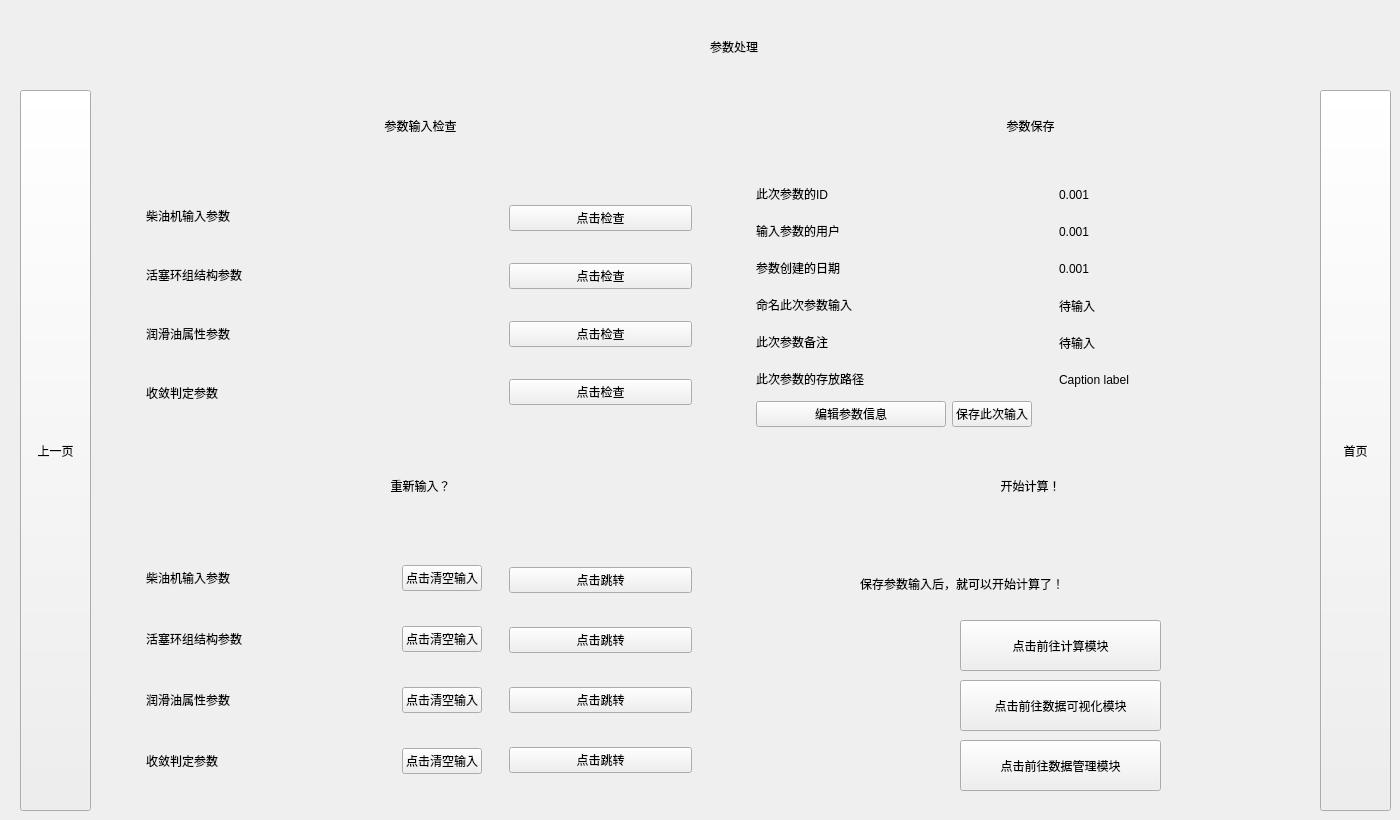
   <widget class="QWidget" name="page_2">
    <widget class="CardWidget" name="CardWidget_213">
     <property name="geometry">
      <rect>
       <x>20</x>
       <y>10</y>
       <width>1371</width>
       <height>73</height>
      </rect>
     </property>
     <property name="minimumSize">
      <size>
       <width>1361</width>
       <height>71</height>
      </size>
     </property>
     <layout class="QHBoxLayout" name="horizontalLayout_28">
      <item>
       <widget class="IconWidget" name="IconWidget_849">
        <property name="sizePolicy">
         <sizepolicy hsizetype="Fixed" vsizetype="Fixed">
          <horstretch>0</horstretch>
          <verstretch>0</verstretch>
         </sizepolicy>
        </property>
        <property name="minimumSize">
         <size>
          <width>51</width>
          <height>51</height>
         </size>
        </property>
        <property name="maximumSize">
         <size>
          <width>51</width>
          <height>51</height>
         </size>
        </property>
       </widget>
      </item>
      <item>
       <widget class="TitleLabel" name="TitleLabel_107">
        <property name="text">
         <string>参数处理</string>
        </property>
        <property name="alignment">
         <set>Qt::AlignCenter</set>
        </property>
       </widget>
      </item>
     </layout>
    </widget>
    <widget class="PrimaryPushButton" name="PrimaryPushButton_129">
     <property name="geometry">
      <rect>
       <x>20</x>
       <y>90</y>
       <width>71</width>
       <height>721</height>
      </rect>
     </property>
     <property name="text">
      <string>上一页</string>
     </property>
    </widget>
    <widget class="CardWidget" name="CardWidget_214">
     <property name="geometry">
      <rect>
       <x>100</x>
       <y>90</y>
       <width>601</width>
       <height>71</height>
      </rect>
     </property>
     <widget class="IconWidget" name="IconWidget_832">
      <property name="geometry">
       <rect>
        <x>60</x>
        <y>10</y>
        <width>51</width>
        <height>51</height>
       </rect>
      </property>
     </widget>
     <widget class="TitleLabel" name="TitleLabel_108">
      <property name="geometry">
       <rect>
        <x>130</x>
        <y>10</y>
        <width>381</width>
        <height>51</height>
       </rect>
      </property>
      <property name="text">
       <string>参数输入检查</string>
      </property>
      <property name="alignment">
       <set>Qt::AlignCenter</set>
      </property>
     </widget>
    </widget>
    <widget class="CardWidget" name="CardWidget_215">
     <property name="geometry">
      <rect>
       <x>100</x>
       <y>170</y>
       <width>391</width>
       <height>271</height>
      </rect>
     </property>
     <property name="minimumSize">
      <size>
       <width>0</width>
       <height>0</height>
      </size>
     </property>
     <layout class="QGridLayout" name="gridLayout_155">
      <item row="1" column="0">
       <widget class="IconWidget" name="IconWidget_834">
        <property name="minimumSize">
         <size>
          <width>31</width>
          <height>31</height>
         </size>
        </property>
        <property name="maximumSize">
         <size>
          <width>31</width>
          <height>31</height>
         </size>
        </property>
       </widget>
      </item>
      <item row="2" column="1">
       <widget class="SubtitleLabel" name="SubtitleLabel_1013">
        <property name="minimumSize">
         <size>
          <width>300</width>
          <height>28</height>
         </size>
        </property>
        <property name="maximumSize">
         <size>
          <width>451</width>
          <height>28</height>
         </size>
        </property>
        <property name="text">
         <string>润滑油属性参数</string>
        </property>
       </widget>
      </item>
      <item row="2" column="0">
       <widget class="IconWidget" name="IconWidget_852">
        <property name="minimumSize">
         <size>
          <width>31</width>
          <height>31</height>
         </size>
        </property>
        <property name="maximumSize">
         <size>
          <width>31</width>
          <height>31</height>
         </size>
        </property>
       </widget>
      </item>
      <item row="1" column="1">
       <widget class="SubtitleLabel" name="SubtitleLabel_1012">
        <property name="minimumSize">
         <size>
          <width>300</width>
          <height>28</height>
         </size>
        </property>
        <property name="maximumSize">
         <size>
          <width>451</width>
          <height>28</height>
         </size>
        </property>
        <property name="text">
         <string>活塞环组结构参数</string>
        </property>
       </widget>
      </item>
      <item row="0" column="0">
       <widget class="IconWidget" name="IconWidget_850">
        <property name="minimumSize">
         <size>
          <width>31</width>
          <height>31</height>
         </size>
        </property>
        <property name="maximumSize">
         <size>
          <width>31</width>
          <height>31</height>
         </size>
        </property>
       </widget>
      </item>
      <item row="3" column="0">
       <widget class="IconWidget" name="IconWidget_853">
        <property name="minimumSize">
         <size>
          <width>31</width>
          <height>31</height>
         </size>
        </property>
        <property name="maximumSize">
         <size>
          <width>31</width>
          <height>31</height>
         </size>
        </property>
       </widget>
      </item>
      <item row="3" column="1">
       <widget class="SubtitleLabel" name="SubtitleLabel_1025">
        <property name="minimumSize">
         <size>
          <width>300</width>
          <height>28</height>
         </size>
        </property>
        <property name="maximumSize">
         <size>
          <width>451</width>
          <height>28</height>
         </size>
        </property>
        <property name="text">
         <string>收敛判定参数</string>
        </property>
       </widget>
      </item>
      <item row="0" column="1">
       <widget class="SubtitleLabel" name="SubtitleLabel_1009">
        <property name="minimumSize">
         <size>
          <width>300</width>
          <height>28</height>
         </size>
        </property>
        <property name="maximumSize">
         <size>
          <width>451</width>
          <height>28</height>
         </size>
        </property>
        <property name="text">
         <string>柴油机输入参数</string>
        </property>
       </widget>
      </item>
     </layout>
    </widget>
    <widget class="CardWidget" name="CardWidget_216">
     <property name="geometry">
      <rect>
       <x>500</x>
       <y>170</y>
       <width>201</width>
       <height>271</height>
      </rect>
     </property>
     <property name="minimumSize">
      <size>
       <width>0</width>
       <height>0</height>
      </size>
     </property>
     <layout class="QGridLayout" name="gridLayout_154">
      <item row="2" column="0">
       <widget class="PrimaryPushButton" name="PrimaryPushButton_3">
        <property name="text">
         <string>点击检查</string>
        </property>
       </widget>
      </item>
      <item row="1" column="0">
       <widget class="PrimaryPushButton" name="PrimaryPushButton_2">
        <property name="text">
         <string>点击检查</string>
        </property>
       </widget>
      </item>
      <item row="0" column="0">
       <widget class="PrimaryPushButton" name="PrimaryPushButton">
        <property name="text">
         <string>点击检查</string>
        </property>
       </widget>
      </item>
      <item row="3" column="0">
       <widget class="PrimaryPushButton" name="PrimaryPushButton_4">
        <property name="text">
         <string>点击检查</string>
        </property>
       </widget>
      </item>
     </layout>
    </widget>
    <widget class="CardWidget" name="CardWidget_217">
     <property name="geometry">
      <rect>
       <x>100</x>
       <y>450</y>
       <width>601</width>
       <height>71</height>
      </rect>
     </property>
     <widget class="IconWidget" name="IconWidget_833">
      <property name="geometry">
       <rect>
        <x>60</x>
        <y>10</y>
        <width>51</width>
        <height>51</height>
       </rect>
      </property>
     </widget>
     <widget class="TitleLabel" name="TitleLabel_109">
      <property name="geometry">
       <rect>
        <x>130</x>
        <y>10</y>
        <width>381</width>
        <height>51</height>
       </rect>
      </property>
      <property name="text">
       <string>重新输入？</string>
      </property>
      <property name="alignment">
       <set>Qt::AlignCenter</set>
      </property>
     </widget>
    </widget>
    <widget class="CardWidget" name="CardWidget_218">
     <property name="geometry">
      <rect>
       <x>100</x>
       <y>530</y>
       <width>391</width>
       <height>281</height>
      </rect>
     </property>
     <property name="minimumSize">
      <size>
       <width>0</width>
       <height>0</height>
      </size>
     </property>
     <layout class="QGridLayout" name="gridLayout_156">
      <item row="0" column="1">
       <widget class="SubtitleLabel" name="SubtitleLabel_1010">
        <property name="minimumSize">
         <size>
          <width>300</width>
          <height>28</height>
         </size>
        </property>
        <property name="maximumSize">
         <size>
          <width>451</width>
          <height>28</height>
         </size>
        </property>
        <property name="text">
         <string>柴油机输入参数</string>
        </property>
       </widget>
      </item>
      <item row="1" column="1">
       <widget class="SubtitleLabel" name="SubtitleLabel_1029">
        <property name="minimumSize">
         <size>
          <width>300</width>
          <height>28</height>
         </size>
        </property>
        <property name="maximumSize">
         <size>
          <width>451</width>
          <height>28</height>
         </size>
        </property>
        <property name="text">
         <string>活塞环组结构参数</string>
        </property>
       </widget>
      </item>
      <item row="0" column="0">
       <widget class="IconWidget" name="IconWidget_855">
        <property name="minimumSize">
         <size>
          <width>31</width>
          <height>31</height>
         </size>
        </property>
        <property name="maximumSize">
         <size>
          <width>31</width>
          <height>31</height>
         </size>
        </property>
       </widget>
      </item>
      <item row="3" column="0">
       <widget class="IconWidget" name="IconWidget_856">
        <property name="minimumSize">
         <size>
          <width>31</width>
          <height>31</height>
         </size>
        </property>
        <property name="maximumSize">
         <size>
          <width>31</width>
          <height>31</height>
         </size>
        </property>
       </widget>
      </item>
      <item row="2" column="0">
       <widget class="IconWidget" name="IconWidget_854">
        <property name="minimumSize">
         <size>
          <width>31</width>
          <height>31</height>
         </size>
        </property>
        <property name="maximumSize">
         <size>
          <width>31</width>
          <height>31</height>
         </size>
        </property>
       </widget>
      </item>
      <item row="1" column="0">
       <widget class="IconWidget" name="IconWidget_851">
        <property name="minimumSize">
         <size>
          <width>31</width>
          <height>31</height>
         </size>
        </property>
        <property name="maximumSize">
         <size>
          <width>31</width>
          <height>31</height>
         </size>
        </property>
       </widget>
      </item>
      <item row="2" column="1">
       <widget class="SubtitleLabel" name="SubtitleLabel_1028">
        <property name="minimumSize">
         <size>
          <width>300</width>
          <height>28</height>
         </size>
        </property>
        <property name="maximumSize">
         <size>
          <width>451</width>
          <height>28</height>
         </size>
        </property>
        <property name="text">
         <string>润滑油属性参数</string>
        </property>
       </widget>
      </item>
      <item row="3" column="1">
       <widget class="SubtitleLabel" name="SubtitleLabel_1030">
        <property name="minimumSize">
         <size>
          <width>300</width>
          <height>28</height>
         </size>
        </property>
        <property name="maximumSize">
         <size>
          <width>451</width>
          <height>28</height>
         </size>
        </property>
        <property name="text">
         <string>收敛判定参数</string>
        </property>
       </widget>
      </item>
      <item row="0" column="2">
       <widget class="PrimaryPushButton" name="PrimaryPushButton_9">
        <property name="text">
         <string>点击清空输入</string>
        </property>
       </widget>
      </item>
      <item row="1" column="2">
       <widget class="PrimaryPushButton" name="PrimaryPushButton_10">
        <property name="text">
         <string>点击清空输入</string>
        </property>
       </widget>
      </item>
      <item row="2" column="2">
       <widget class="PrimaryPushButton" name="PrimaryPushButton_11">
        <property name="text">
         <string>点击清空输入</string>
        </property>
       </widget>
      </item>
      <item row="3" column="2">
       <widget class="PrimaryPushButton" name="PrimaryPushButton_12">
        <property name="text">
         <string>点击清空输入</string>
        </property>
       </widget>
      </item>
     </layout>
    </widget>
    <widget class="CardWidget" name="CardWidget_219">
     <property name="geometry">
      <rect>
       <x>500</x>
       <y>530</y>
       <width>201</width>
       <height>281</height>
      </rect>
     </property>
     <property name="minimumSize">
      <size>
       <width>0</width>
       <height>0</height>
      </size>
     </property>
     <layout class="QGridLayout" name="gridLayout_157">
      <item row="5" column="0">
       <widget class="PrimaryPushButton" name="PrimaryPushButton_8">
        <property name="text">
         <string>点击跳转</string>
        </property>
       </widget>
      </item>
      <item row="1" column="0">
       <widget class="PrimaryPushButton" name="PrimaryPushButton_6">
        <property name="text">
         <string>点击跳转</string>
        </property>
       </widget>
      </item>
      <item row="2" column="0">
       <widget class="PrimaryPushButton" name="PrimaryPushButton_7">
        <property name="text">
         <string>点击跳转</string>
        </property>
       </widget>
      </item>
      <item row="0" column="0">
       <widget class="PrimaryPushButton" name="PrimaryPushButton_5">
        <property name="text">
         <string>点击跳转</string>
        </property>
       </widget>
      </item>
     </layout>
    </widget>
    <widget class="CardWidget" name="CardWidget_220">
     <property name="geometry">
      <rect>
       <x>710</x>
       <y>90</y>
       <width>601</width>
       <height>71</height>
      </rect>
     </property>
     <widget class="IconWidget" name="IconWidget_858">
      <property name="geometry">
       <rect>
        <x>60</x>
        <y>10</y>
        <width>51</width>
        <height>51</height>
       </rect>
      </property>
     </widget>
     <widget class="TitleLabel" name="TitleLabel_111">
      <property name="geometry">
       <rect>
        <x>130</x>
        <y>10</y>
        <width>381</width>
        <height>51</height>
       </rect>
      </property>
      <property name="text">
       <string>参数保存</string>
      </property>
      <property name="alignment">
       <set>Qt::AlignCenter</set>
      </property>
     </widget>
    </widget>
    <widget class="CardWidget" name="CardWidget_222">
     <property name="geometry">
      <rect>
       <x>710</x>
       <y>450</y>
       <width>601</width>
       <height>71</height>
      </rect>
     </property>
     <widget class="IconWidget" name="IconWidget_860">
      <property name="geometry">
       <rect>
        <x>60</x>
        <y>10</y>
        <width>51</width>
        <height>51</height>
       </rect>
      </property>
     </widget>
     <widget class="TitleLabel" name="TitleLabel_113">
      <property name="geometry">
       <rect>
        <x>130</x>
        <y>10</y>
        <width>381</width>
        <height>51</height>
       </rect>
      </property>
      <property name="text">
       <string>开始计算！</string>
      </property>
      <property name="alignment">
       <set>Qt::AlignCenter</set>
      </property>
     </widget>
    </widget>
    <widget class="CardWidget" name="CardWidget_223">
     <property name="geometry">
      <rect>
       <x>710</x>
       <y>170</y>
       <width>331</width>
       <height>271</height>
      </rect>
     </property>
     <property name="minimumSize">
      <size>
       <width>0</width>
       <height>0</height>
      </size>
     </property>
     <layout class="QGridLayout" name="gridLayout_158">
      <item row="0" column="1">
       <widget class="SubtitleLabel" name="SubtitleLabel_1034">
        <property name="minimumSize">
         <size>
          <width>300</width>
          <height>28</height>
         </size>
        </property>
        <property name="maximumSize">
         <size>
          <width>451</width>
          <height>28</height>
         </size>
        </property>
        <property name="text">
         <string>此次参数的ID</string>
        </property>
       </widget>
      </item>
      <item row="4" column="0">
       <widget class="IconWidget" name="IconWidget_868">
        <property name="minimumSize">
         <size>
          <width>31</width>
          <height>31</height>
         </size>
        </property>
        <property name="maximumSize">
         <size>
          <width>31</width>
          <height>31</height>
         </size>
        </property>
       </widget>
      </item>
      <item row="1" column="0">
       <widget class="IconWidget" name="IconWidget_861">
        <property name="minimumSize">
         <size>
          <width>31</width>
          <height>31</height>
         </size>
        </property>
        <property name="maximumSize">
         <size>
          <width>31</width>
          <height>31</height>
         </size>
        </property>
       </widget>
      </item>
      <item row="6" column="3">
       <widget class="PrimaryPushButton" name="PrimaryPushButton_13">
        <property name="text">
         <string>保存此次输入</string>
        </property>
        <property name="hasIcon" stdset="0">
         <bool>true</bool>
        </property>
       </widget>
      </item>
      <item row="6" column="1">
       <widget class="PrimaryPushButton" name="PrimaryPushButton_14">
        <property name="text">
         <string>编辑参数信息</string>
        </property>
        <property name="hasIcon" stdset="0">
         <bool>true</bool>
        </property>
       </widget>
      </item>
      <item row="3" column="1">
       <widget class="SubtitleLabel" name="SubtitleLabel_1045">
        <property name="minimumSize">
         <size>
          <width>300</width>
          <height>28</height>
         </size>
        </property>
        <property name="maximumSize">
         <size>
          <width>451</width>
          <height>28</height>
         </size>
        </property>
        <property name="text">
         <string>命名此次参数输入</string>
        </property>
       </widget>
      </item>
      <item row="1" column="1">
       <widget class="SubtitleLabel" name="SubtitleLabel_1032">
        <property name="minimumSize">
         <size>
          <width>300</width>
          <height>28</height>
         </size>
        </property>
        <property name="maximumSize">
         <size>
          <width>451</width>
          <height>28</height>
         </size>
        </property>
        <property name="text">
         <string>输入参数的用户</string>
        </property>
       </widget>
      </item>
      <item row="3" column="0">
       <widget class="IconWidget" name="IconWidget_867">
        <property name="minimumSize">
         <size>
          <width>31</width>
          <height>31</height>
         </size>
        </property>
        <property name="maximumSize">
         <size>
          <width>31</width>
          <height>31</height>
         </size>
        </property>
       </widget>
      </item>
      <item row="2" column="1">
       <widget class="SubtitleLabel" name="SubtitleLabel_1031">
        <property name="minimumSize">
         <size>
          <width>300</width>
          <height>28</height>
         </size>
        </property>
        <property name="maximumSize">
         <size>
          <width>451</width>
          <height>28</height>
         </size>
        </property>
        <property name="text">
         <string>参数创建的日期</string>
        </property>
       </widget>
      </item>
      <item row="0" column="0">
       <widget class="IconWidget" name="IconWidget_863">
        <property name="minimumSize">
         <size>
          <width>31</width>
          <height>31</height>
         </size>
        </property>
        <property name="maximumSize">
         <size>
          <width>31</width>
          <height>31</height>
         </size>
        </property>
       </widget>
      </item>
      <item row="5" column="0">
       <widget class="IconWidget" name="IconWidget_869">
        <property name="minimumSize">
         <size>
          <width>31</width>
          <height>31</height>
         </size>
        </property>
        <property name="maximumSize">
         <size>
          <width>31</width>
          <height>31</height>
         </size>
        </property>
       </widget>
      </item>
      <item row="2" column="0">
       <widget class="IconWidget" name="IconWidget_862">
        <property name="minimumSize">
         <size>
          <width>31</width>
          <height>31</height>
         </size>
        </property>
        <property name="maximumSize">
         <size>
          <width>31</width>
          <height>31</height>
         </size>
        </property>
       </widget>
      </item>
      <item row="4" column="1">
       <widget class="SubtitleLabel" name="SubtitleLabel_1046">
        <property name="minimumSize">
         <size>
          <width>300</width>
          <height>28</height>
         </size>
        </property>
        <property name="maximumSize">
         <size>
          <width>451</width>
          <height>28</height>
         </size>
        </property>
        <property name="text">
         <string>此次参数备注</string>
        </property>
       </widget>
      </item>
      <item row="5" column="1">
       <widget class="SubtitleLabel" name="SubtitleLabel_1049">
        <property name="minimumSize">
         <size>
          <width>300</width>
          <height>28</height>
         </size>
        </property>
        <property name="maximumSize">
         <size>
          <width>451</width>
          <height>28</height>
         </size>
        </property>
        <property name="text">
         <string>此次参数的存放路径</string>
        </property>
       </widget>
      </item>
     </layout>
    </widget>
    <widget class="PrimaryPushButton" name="PrimaryPushButton_130">
     <property name="geometry">
      <rect>
       <x>1320</x>
       <y>90</y>
       <width>71</width>
       <height>721</height>
      </rect>
     </property>
     <property name="text">
      <string>首页</string>
     </property>
    </widget>
    <widget class="CardWidget" name="CardWidget_221">
     <property name="geometry">
      <rect>
       <x>1050</x>
       <y>170</y>
       <width>261</width>
       <height>271</height>
      </rect>
     </property>
     <property name="minimumSize">
      <size>
       <width>0</width>
       <height>0</height>
      </size>
     </property>
     <layout class="QGridLayout" name="gridLayout_159">
      <item row="2" column="0">
       <widget class="SubtitleLabel" name="SubtitleLabel_992">
        <property name="minimumSize">
         <size>
          <width>179</width>
          <height>31</height>
         </size>
        </property>
        <property name="maximumSize">
         <size>
          <width>16777215</width>
          <height>31</height>
         </size>
        </property>
        <property name="text">
         <string>0.001</string>
        </property>
       </widget>
      </item>
      <item row="0" column="0">
       <widget class="SubtitleLabel" name="SubtitleLabel_1038">
        <property name="minimumSize">
         <size>
          <width>179</width>
          <height>31</height>
         </size>
        </property>
        <property name="maximumSize">
         <size>
          <width>16777215</width>
          <height>31</height>
         </size>
        </property>
        <property name="text">
         <string>0.001</string>
        </property>
       </widget>
      </item>
      <item row="1" column="0">
       <widget class="SubtitleLabel" name="SubtitleLabel_1036">
        <property name="minimumSize">
         <size>
          <width>179</width>
          <height>31</height>
         </size>
        </property>
        <property name="maximumSize">
         <size>
          <width>16777215</width>
          <height>31</height>
         </size>
        </property>
        <property name="text">
         <string>0.001</string>
        </property>
       </widget>
      </item>
      <item row="3" column="0">
       <widget class="SubtitleLabel" name="SubtitleLabel_1044">
        <property name="maximumSize">
         <size>
          <width>16777215</width>
          <height>31</height>
         </size>
        </property>
        <property name="text">
         <string>待输入</string>
        </property>
       </widget>
      </item>
      <item row="6" column="0">
       <widget class="SubtitleLabel" name="SubtitleLabel_1048">
        <property name="maximumSize">
         <size>
          <width>16777215</width>
          <height>31</height>
         </size>
        </property>
        <property name="text">
         <string/>
        </property>
       </widget>
      </item>
      <item row="4" column="0">
       <widget class="SubtitleLabel" name="SubtitleLabel_1047">
        <property name="maximumSize">
         <size>
          <width>16777215</width>
          <height>31</height>
         </size>
        </property>
        <property name="text">
         <string>待输入</string>
        </property>
       </widget>
      </item>
      <item row="5" column="0">
       <widget class="CaptionLabel" name="CaptionLabel">
        <property name="text">
         <string>Caption label</string>
        </property>
       </widget>
      </item>
     </layout>
    </widget>
    <widget class="ElevatedCardWidget" name="ElevatedCardWidget">
     <property name="geometry">
      <rect>
       <x>710</x>
       <y>530</y>
       <width>601</width>
       <height>281</height>
      </rect>
     </property>
     <widget class="PrimaryPushButton" name="PrimaryPushButton_19">
      <property name="geometry">
       <rect>
        <x>250</x>
        <y>210</y>
        <width>201</width>
        <height>51</height>
       </rect>
      </property>
      <property name="text">
       <string>点击前往数据管理模块</string>
      </property>
     </widget>
     <widget class="PrimaryPushButton" name="PrimaryPushButton_16">
      <property name="geometry">
       <rect>
        <x>250</x>
        <y>90</y>
        <width>201</width>
        <height>51</height>
       </rect>
      </property>
      <property name="text">
       <string>点击前往计算模块</string>
      </property>
      <property name="hasIcon" stdset="0">
       <bool>false</bool>
      </property>
     </widget>
     <widget class="IconWidget" name="IconWidget_864">
      <property name="geometry">
       <rect>
        <x>170</x>
        <y>150</y>
        <width>51</width>
        <height>51</height>
       </rect>
      </property>
     </widget>
     <widget class="PrimaryPushButton" name="PrimaryPushButton_15">
      <property name="geometry">
       <rect>
        <x>250</x>
        <y>150</y>
        <width>201</width>
        <height>51</height>
       </rect>
      </property>
      <property name="text">
       <string>点击前往数据可视化模块</string>
      </property>
     </widget>
     <widget class="IconWidget" name="IconWidget_865">
      <property name="geometry">
       <rect>
        <x>170</x>
        <y>90</y>
        <width>51</width>
        <height>51</height>
       </rect>
      </property>
     </widget>
     <widget class="IconWidget" name="IconWidget_866">
      <property name="geometry">
       <rect>
        <x>170</x>
        <y>210</y>
        <width>51</width>
        <height>51</height>
       </rect>
      </property>
     </widget>
     <widget class="SubtitleLabel" name="SubtitleLabel_1033">
      <property name="geometry">
       <rect>
        <x>150</x>
        <y>40</y>
        <width>361</width>
        <height>28</height>
       </rect>
      </property>
      <property name="minimumSize">
       <size>
        <width>300</width>
        <height>28</height>
       </size>
      </property>
      <property name="maximumSize">
       <size>
        <width>451</width>
        <height>28</height>
       </size>
      </property>
      <property name="text">
       <string>保存参数输入后，就可以开始计算了！</string>
      </property>
     </widget>
    </widget>
   </widget>
